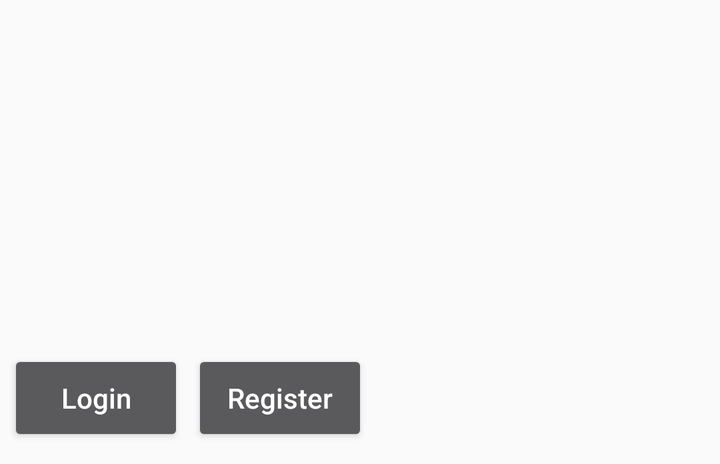
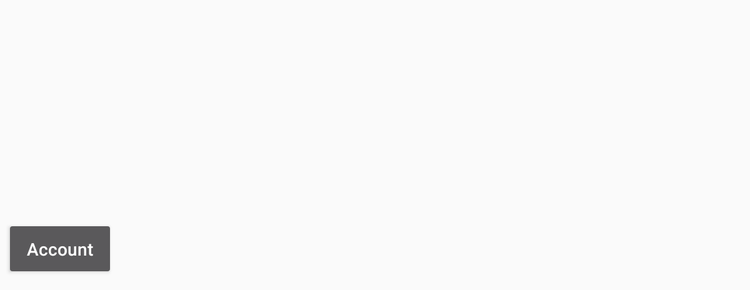

Compare how this app lays out the same screen by default and in its alternative resource folder. The renders come first, then the two layout files and the values they reference.
<!-- AndroidManifest.xml: application theme AppTheme -->
<!-- res/layout/left_menu_header.xml -->
<?xml version="1.0" encoding="utf-8"?>
<LinearLayout xmlns:android="http://schemas.android.com/apk/res/android"
              xmlns:tools="http://schemas.android.com/tools"
              android:layout_width="match_parent"
              android:layout_height="232dp"
              android:background="@drawable/drawer_background"
              android:orientation="vertical"
              android:paddingTop="@dimen/status_bar_height"
              android:paddingBottom="@dimen/margin_medium"
              android:theme="@style/ThemeOverlay.AppCompat.Dark">

    <ImageView
        android:id="@+id/iv_avatar"
        android:layout_width="64dp"
        android:layout_height="64dp"
        android:layout_margin="@dimen/margin_medium_2"
        android:elevation="4dp"
        android:visibility="invisible"/>

    <TextView
        android:id="@+id/tv_username"
        android:layout_width="wrap_content"
        android:layout_height="wrap_content"
        android:layout_marginLeft="@dimen/margin_medium_2"
        android:layout_marginStart="@dimen/margin_medium_2"
        android:textAppearance="@style/TextAppearance.AppCompat.Body2"/>

    <TextView
        android:id="@+id/tv_email"
        android:layout_width="wrap_content"
        android:layout_height="wrap_content"
        android:layout_marginBottom="@dimen/margin_medium_2"
        android:layout_marginLeft="@dimen/margin_medium_2"
        android:layout_marginStart="@dimen/margin_medium_2"
        android:textAppearance="@style/TextAppearance.AppCompat.Body1"/>

    <LinearLayout
        android:layout_width="wrap_content"
        android:layout_height="wrap_content"
        android:orientation="horizontal">

        <Button
            android:id="@+id/btn_nav_to_logout"
            android:layout_width="wrap_content"
            android:layout_height="48dp"
            android:layout_marginLeft="@dimen/margin_small"
            android:layout_marginStart="@dimen/margin_small"
            style="?android:attr/button"
            android:textAllCaps="false"
            android:visibility="gone"
            android:text="Log Out"/>

        <Button
            android:id="@+id/btn_nav_to_login"
            android:layout_width="wrap_content"
            android:layout_height="48dp"
            android:layout_marginLeft="@dimen/margin_small"
            android:layout_marginStart="@dimen/margin_small"
            style="?android:attr/button"
            android:textAllCaps="false"
            android:text="Login"/>

        <Button
            android:id="@+id/btn_nav_to_register"
            android:layout_width="wrap_content"
            android:layout_height="48dp"
            android:layout_marginLeft="@dimen/margin_small"
            android:layout_marginStart="@dimen/margin_small"
            style="?android:attr/button"
            android:textAllCaps="false"
            android:text="Register"/>

    </LinearLayout>

</LinearLayout>
<!-- resources referenced by this layout -->
<resources>
  <dimen name="margin_medium">8dp</dimen>
  <dimen name="margin_medium_2">16dp</dimen>
  <dimen name="margin_small">4dp</dimen>
  <dimen name="status_bar_height">25dp</dimen>
  <style name="AppTheme" parent="Theme.AppCompat.Light.NoActionBar">
          
          <item name="windowActionBar">false</item>
          <item name="windowNoTitle">true</item>
  
          
          <item name="colorPrimary">@color/colorPrimary</item>
          <item name="colorPrimaryDark">@color/colorPrimaryDark</item>
          <item name="colorAccent">@color/colorAccent</item>
      </style>
  <color name="colorPrimary">#3F51B5</color>
  <color name="colorPrimaryDark">#303F9F</color>
  <color name="colorAccent">#FF4081</color>
</resources>
<!-- res/layout-sw600dp/left_menu_header.xml (the repository's variant of the layout above) -->
<!-- drawn on a 7-inch tablet held upright -->
<?xml version="1.0" encoding="utf-8"?>
<LinearLayout xmlns:android="http://schemas.android.com/apk/res/android"
              xmlns:tools="http://schemas.android.com/tools"
              android:layout_width="match_parent"
              android:layout_height="232dp"
              android:background="@drawable/drawer_background"
              android:orientation="vertical"
              android:paddingTop="@dimen/status_bar_height"
              android:paddingBottom="@dimen/margin_medium"
              android:theme="@style/ThemeOverlay.AppCompat.Dark">

    <ImageView
        android:id="@+id/iv_avatar"
        android:layout_width="64dp"
        android:layout_height="64dp"
        android:layout_margin="@dimen/margin_medium_2"
        android:elevation="4dp"/>

    <TextView
        android:id="@+id/tv_username"
        android:layout_width="wrap_content"
        android:layout_height="wrap_content"
        android:layout_marginLeft="@dimen/margin_medium_2"
        android:layout_marginStart="@dimen/margin_medium_2"
        android:textAppearance="@style/TextAppearance.AppCompat.Body2"/>

    <TextView
        android:id="@+id/tv_email"
        android:layout_width="wrap_content"
        android:layout_height="wrap_content"
        android:layout_marginBottom="@dimen/margin_medium_2"
        android:layout_marginLeft="@dimen/margin_medium_2"
        android:layout_marginStart="@dimen/margin_medium_2"
        android:textAppearance="@style/TextAppearance.AppCompat.Body1"/>

    <LinearLayout
        android:layout_width="wrap_content"
        android:layout_height="wrap_content"
        android:orientation="horizontal">

        <Button
            android:id="@+id/btn_nav_to_logout"
            android:layout_width="wrap_content"
            android:layout_height="48dp"
            android:layout_marginLeft="@dimen/margin_small"
            android:layout_marginStart="@dimen/margin_small"
            style="?android:attr/button"
            android:textAllCaps="false"
            android:visibility="gone"
            android:text="Log Out"/>

        <Button
            android:id="@+id/btn_nav_to_login"
            android:layout_width="wrap_content"
            android:layout_height="48dp"
            android:layout_marginLeft="@dimen/margin_small"
            android:layout_marginStart="@dimen/margin_small"
            style="?android:attr/button"
            android:textAllCaps="false"
            android:text="Account"/>

    </LinearLayout>

</LinearLayout>
